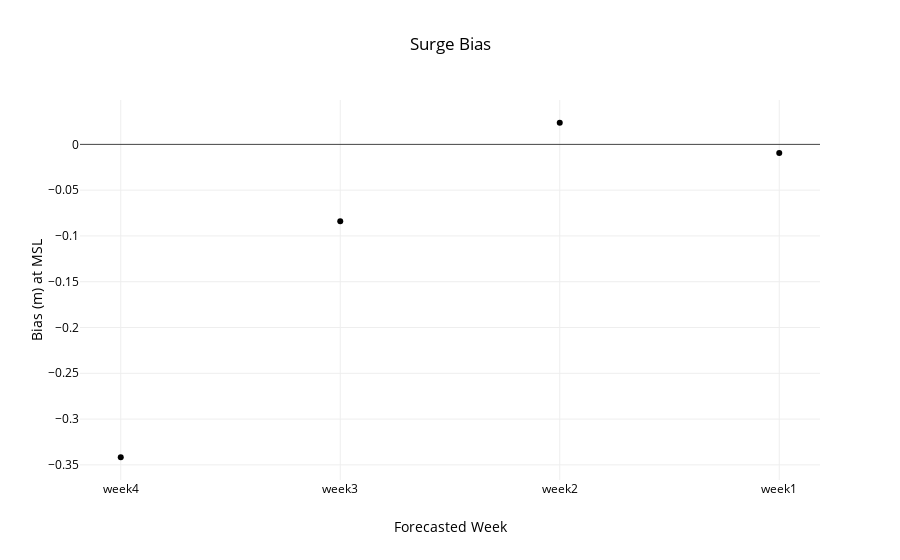

The notebook cell this image was saved under:
### Code cell
week = ['nan','week4','week3','week2','week1']
data = utils.metric(files,week,start,27921)
title,x,y='Surge Bias','Forecasted Week','Bias (m) at MSL'
layout=utils.layout(title,x,y)
fig = go.Figure(data=data, layout=layout)
interactive = iplot(fig)
#po.plot(fig,filename=root_dir+'\\'+'metric.html')

### Figure 1 — Plotly figure (JSON) as saved in the notebook; plotly's stock layout.template omitted (floating-point values rounded to 4 significant figures)
{"data": [{"line": {"color": "rgba(153, 153, 255)"}, "mode": "markers", "type": "scatter", "uid": "b61177d2-0e74-4e53-abb4-0ddf5e9187e5", "x": ["week4", "week3", "week2", "week1"], "y": [-0.3417, -0.08384, 0.02362, -0.009341]}], "layout": {"autosize": true, "font": {"color": "rgb(0, 0, 0)"}, "legend": {"orientation": "h"}, "paper_bgcolor": "rgb(255,255,255)", "plot_bgcolor": "rgb(255,255,255)", "title": "Surge Bias", "xaxis": {"autorange": true, "range": [-0.1812, 3.181], "title": "Forecasted Week", "type": "category"}, "yaxis": {"autorange": true, "range": [-0.3674, 0.04932], "title": "Bias (m) at MSL", "type": "linear"}}}
